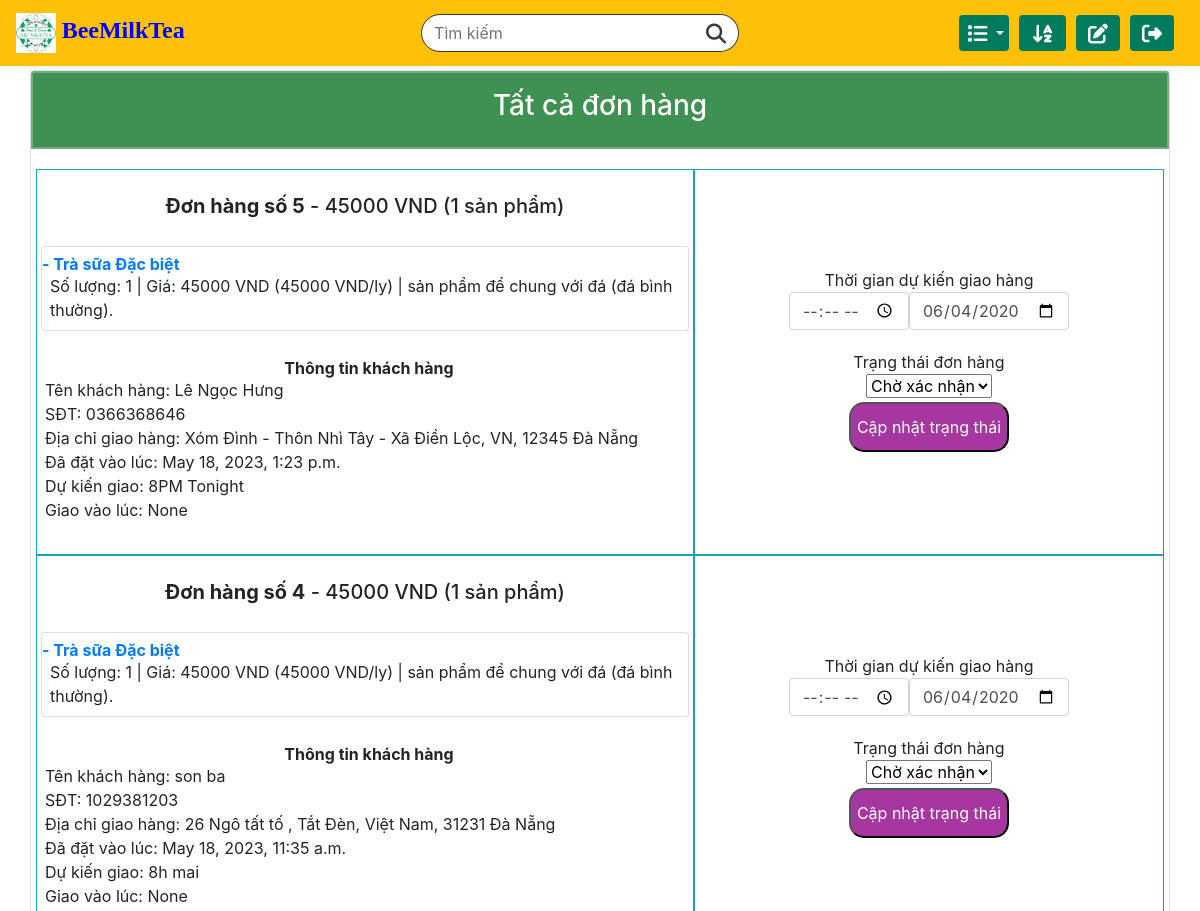
Page /manageOrder (signed in, upper part) on the earlier database version.
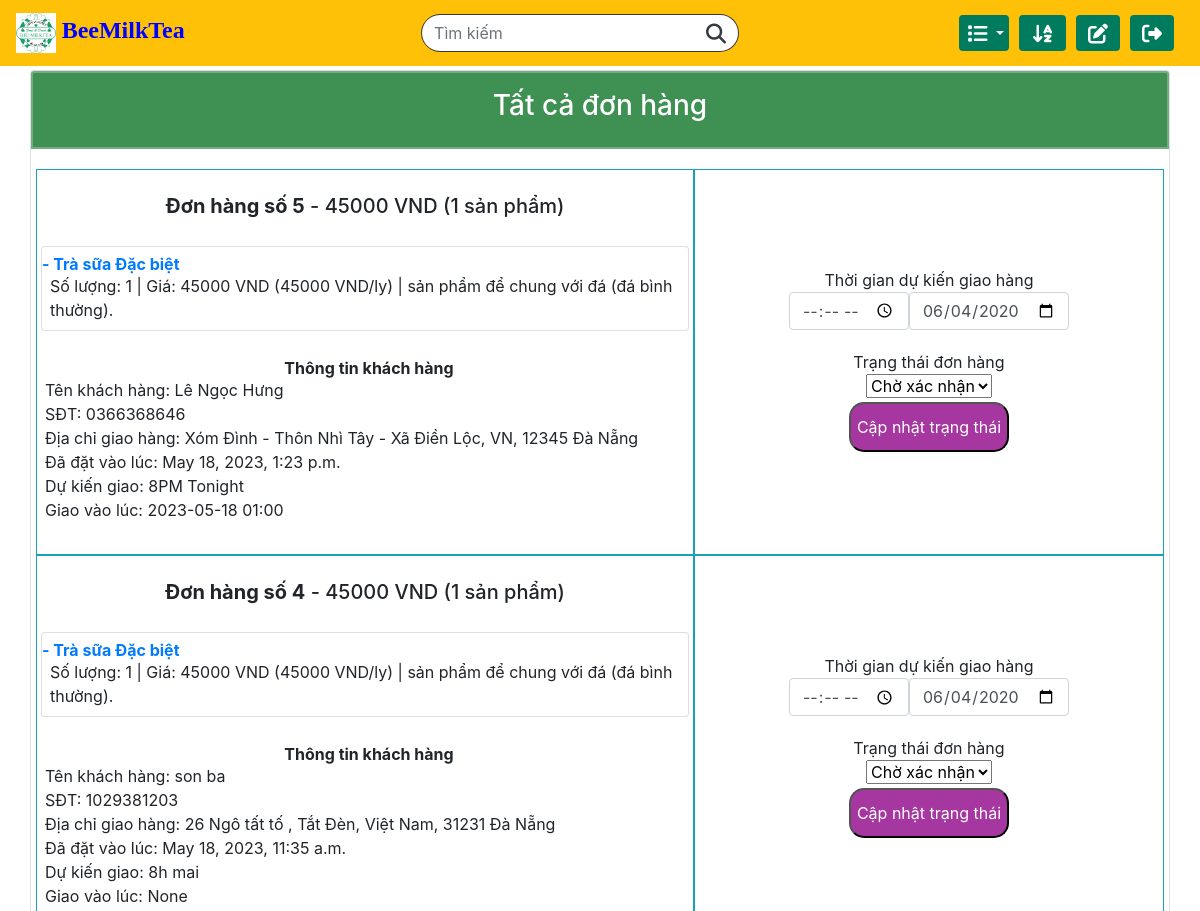
Same page on the later database version.
### orders/models.py (models this page shows, shortened)
class Ordered_item(models.Model):
    product = models.ForeignKey(Product, on_delete=models.CASCADE, related_name="product")
    quantity = models.IntegerField()
    price_quantity = models.IntegerField()
    notice = models.TextField(blank=True)

class Product(models.Model):
    name = models.CharField(max_length=64)
    category = models.CharField(max_length=32, choices=CATEGORIES, default='TRÀ SỮA')
    price = models.IntegerField(default=50000)
    unit = models.CharField(max_length=10, default='1 ly')
    availability = models.CharField(max_length=32, choices=AVAILABILITIES, default='có sẵn')
    quantity = models.IntegerField()
    description_short = models.CharField(max_length=64, default='có sẵn')
    description_long = models.TextField(default='có sẵn')
    image = models.ImageField(verbose_name="Product Image", upload_to="orders/static/orders/images/", default=None, blank=True)
    image_filename = models.CharField(max_length=256, default="image.jpg")

class Order(models.Model):
    user = models.ForeignKey(User, on_delete=models.CASCADE, related_name="usernames")
    ordered_items = models.ManyToManyField(Ordered_item, blank=True, related_name="items")
    name = models.CharField(max_length=32, blank=True)
    mobile = models.CharField(max_length=16, blank=True)
    shipping_address = models.TextField(blank=True)
    email = models.CharField(max_length=64, blank=True)
    total_price = models.IntegerField()
    ordered_time = models.DateTimeField(auto_now_add=True)
    expected_time_request = models.TextField(blank=True)
    delivery_time = models.CharField(max_length=32, blank=True, null=True)
    status = models.CharField(max_length=32, choices=STATUS, default='Chờ xác nhận')

### orders/views.py (the view, shortened to what this page needs)
# urls.py: path("manageOrder", views.manageOrder_view, name="manageOrder"),
def manageOrder_view(request):
    if request.user.is_superuser:
        all_orders = list_detail_orders(Order.objects.all())
        context = {
            "orders": all_orders,
        }
        return render(request, 'orders/manageOrder.html', context)
    else:
        return HttpResponseRedirect(reverse("index"))

### orders/templates/orders/manageOrder.html (shortened to what this page needs)
{% extends "orders/base.html" %}
{% block main %}
<div class="container-md cart p-0 mt-3 mb-3">
  <div class="card">
    <div class="card-header pt-3 pb-3 pl-0 pr-0 all-order-heading-div">
      <h3 class="text-center all-order-heading">Tất cả đơn hàng</h3>
    </div>
    <div class="card-body">
      <div class="row">
        {% for id, order in orders.items %}
        <div class="col-7 border border-info p-0">
          <h5 class="text-center m-0 order-heading pt-4 pb-4"><b>Đơn hàng số {{ id }}</b> - {{ order.total_price }} VND ({{ order.item_count }} sản phẩm)</h5>
          <ul class="list-group m-1">
            {% for item in order.ordered_products %}
            <li class="list-group-item p-0 pt-2 pb-2">
              <a href="/item/{{item.id}}"><h6 class="m-0"><b>- {{ item.name }}</b></h6></a>
              <p class="m-0 pl-2">Số lượng: {{ item.quantity }} | Giá: {{ item.price }} VND ({{ item.basic_price }} VND/{{ item.unit }}) | {{ item.user_request }}</p>
            </li>
            {% endfor %}
          </ul>
          <div class="reciever_info ml-2 mb-2 pt-4 pb-4">
            <h6 class="text-center mb-0"><b>Thông tin khách hàng</b></h6>
            <p class="m-0">Tên khách hàng: {{ order.customer_name }}</p>
            <p class="m-0">SĐT: {{ order.customer_mobile }}</p>
            <p class="m-0">Địa chỉ giao hàng: {{ order.shipping_address }}</p>
            <p class="m-0">Đã đặt vào lúc: {{ order.customer_ordered_time }}</p>
            <p class="m-0">Dự kiến giao: {{ order.customer_desires }}</p>
            <p class="m-0">Giao vào lúc: {{ order.delivery_time }}</p>
          </div>
        </div>
        <div class="col-5 d-flex align-items-center border border-info p-0">
          <div class="text-center w-100">
            {% if order.status == "Delivered"%}
              <p>{{ order.status }}</p>
            {% else %}
              <form action="/manageOrder" class="mb-1" method="post">
                <div class="form-group m-0">
                  <label for="datetime" class="m-0">Thời gian dự kiến giao hàng</label>
                  <div class="d-sm-flex justify-content-center">
                    <div class="text-center">
                      <input type="time" name="time" style="width: 120px;" class="form-control" id="datetime">
                    </div>
                    <div class="">
                      <input class="form-control" name="date" style="width: 160px;" type="date" value="2020-06-04" id="example-date-input">
                    </div>
                  </div>
                </div>
                <div class="form-group m-0">
                  <label for="status" class="m-0 padding-top-20px" >Trạng thái đơn hàng</label>
                  <div class="d-flex justify-content-center">
                    <select id='{{order.order_id}}' class="choose_tag selectpicker price-select" data-width="135px" name="status" data-style="btn-success">
                      <option value="Chờ xác nhận">Chờ xác nhận</option>
                    </select>
                    {% block script %}
                    {% load static %}
                    {% endblock %}
                  </div>
                </div>
                <button class="button-confirm mt-1 update-status" type="submit">Cập nhật trạng thái</button>
              </form>
            {% endif %}
          </div>
        </div>
        {% endfor %}
      </div>
    </div>
  </div>
</div>
{% endblock %}

### orders/templates/orders/base.html (shortened to what this page needs)
{% load static %}
<!DOCTYPE html>
<html lang="en" dir="ltr">
<head>
  <link rel="stylesheet" href="https://stackpath.bootstrapcdn.com/bootstrap/4.5.0/css/bootstrap.min.css">
  <link rel="stylesheet" href="https://cdn.jsdelivr.net/npm/bootstrap-select@1.13.17/dist/css/bootstrap-select.min.css">
  <link rel="stylesheet" href="https://unpkg.com/aos@next/dist/aos.css" />
  <link rel="stylesheet" href="{% static 'orders/css/styles.css' %}" />
</head>
<body>
  <nav class="navbar navbar-expand-md navbar-light bg-warning">
    <div class="d-flex w-100 justify-content-between">
      <div class="">
        <a class="navbar-brand" href="/">
          <img class="d-inline" style="width: 40px; height: 40px;" src="{% static 'orders/images/logo.png' %}">
          <span class="blue d-inline brand-name"> BeeMilkTea </span>
        </a>
      </div>
      <div class="d-flex align-items-center">
        <form class="form-inline my-2 my-lg-0" action="/search" method="post">
          <div class="input-group search">
            <input class="form-control btn-outline-dark search-field" type="text" placeholder="Tìm kiếm" name="query" aria-label="Search" required>
            <div class="input-group-append">
              <button class="btn btn-outline-dark bg-white border-left-0 search-field-button" type="submit"><i class="fas fa-search fa-lg"></i></button>
            </div>
          </div>
        </form>
      </div>
      <div class="d-flex align-items-center">
        <div class="collapse navbar-collapse" id="navbar">
          <ul class="navbar-nav ml-auto">
            <li class="nav-item dropdown mr-3">
              <a class="nav-link dropdown-toggle btn btn-primary text-white border-0 nav-category" href="#" id="navbarDropdownMenuLink" role="button" data-toggle="dropdown" aria-haspopup="true" aria-expanded="false">
                <i class="fas fa-list fa-lg"></i> <span class="md-hidden"> Chọn loại</span>
              </a>
            </li>
            {% if user.is_superuser %}
            <li class="nav-item mr-3"><a class="btn btn-primary text-white border-0" href="/manageOrder" role="button" aria-expanded="false"><i class="fas fa-sort-alpha-down fa-lg"></i><span class="md-hidden d-inline"> Tất cả đơn hàng </span></a></li>
            <li class="nav-item mr-3"><a class="btn btn-primary text-white border-0" href="/manageProduct" role="button" aria-expanded="false"><i class="fas fa-edit fa-lg"></i><span class="md-hidden d-inline"> Thêm, sửa sản phẩm </span></a></li>
            {% endif %}
            {% if user.is_authenticated %}
            <li class="nav-item mr-3"><a class="btn btn-primary text-white border-0" href="/logout" role="button" aria-expanded="false"><i class="fas fa-sign-out-alt fa-lg"></i><span class="md-hidden d-inline"> Đăng xuất </span></a></li>
            {% endif %}
          </ul>
        </div>
      </div>
    </div>
  </nav>
  {% block main %}
  {% endblock %}
</body>
</html>

### static/orders/css/styles.css (style rules this page uses)
html { min-height: 100%; position: relative; }
body { margin-bottom: 100px; margin-top: 70px; }
.blue { color: blue; }
.padding-top-20px { padding-top: 20px; }
.navbar { position: fixed; top: 0; width: 100%; z-index: 1; }
.brand-name { font: 30px 'Pacifico', cursive; font-size: 24px; font-weight: 600; }
.search-field { border-radius: 20px; }
.search-field-button { border-radius: 20px; }
.nav-category { width: 150px; padding-bottom: 6px; padding-top: 6px; }
@media screen and (max-width: 1200px) { .nav-category { width: 50px; } }
@media screen and (max-width: 1200px) { .nav-item { margin-right: 10px !important; } }
.update-status { border-radius: 15px; color: white; background-color: #a637a0; height:50px; }
.all-order-heading { color: white; }
.all-order-heading-div { background-color: #3f9153; border: 2px solid #76ab83; }
.btn-primary { color: #fff; background-color: #007b5e; border-color: #007b5e; }

Differences in the rows shown:
changed through a linked row, Ordered_item "Lê Ngọc Hưng": delivery_time "None" → "2023-05-18 01:00"
